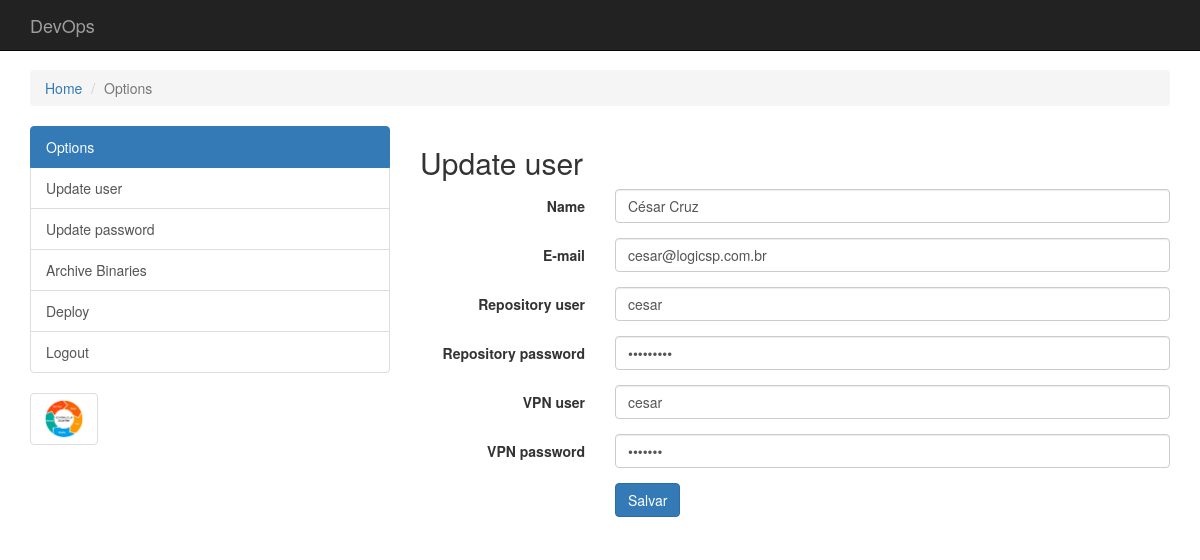
The page /update_user/ (signed in) on the database its author committed.
### accounts/models.py (models this page shows, shortened)
class User(AbstractBaseUser, PermissionsMixin):
    username = models.CharField(
        'Nickname / User', max_length=30, unique=True, validators=[
            validators.RegexValidator(
                re.compile('^[\w.@+-]+$'),
                'Enter a valid username.'
                'This value must contain only letters, numbers '
                'and the characters: @/./+/-/_ .'
                , 'invalid'
            )
        ], help_text='A short name that will be used to uniquely identify'
    )
    name = models.CharField('Name', max_length=100, blank=True)
    email = models.EmailField('E-mail', unique=True)
    is_staff = models.BooleanField('Team', default=False)
    is_active = models.BooleanField('Active', default=True)
    date_joined = models.DateTimeField('Entry date', auto_now_add=True)
    repository_user = models.CharField('Repository user', max_length=100, blank=True)
    repository_password = models.CharField('Repository password', max_length=100, blank=True)
    vpn_user = models.CharField('VPN user', max_length=100, blank=True)
    vpn_password = models.CharField('VPN password', max_length=100, blank=True)
    USERNAME_FIELD = 'username'
    REQUIRED_FIELDS = ['email']
    objects = UserManager()
    class Meta:
        verbose_name = 'User'
        verbose_name_plural = 'Users'

### accounts/views.py (the view)
class UpdateUserView(LoginRequiredMixin, UpdateView):
    model = User
    template_name = 'accounts/update_user.html'
    fields = ['name', 'email', 'repository_user', 'repository_password', 'vpn_user', 'vpn_password']
    success_url = reverse_lazy('accounts:index')
    def get_object(self):
        return self.request.user
    def get_form(self, form_class=None):
        form = super(UpdateUserView, self).get_form(form_class)
        form.fields['repository_password'].widget = forms.PasswordInput(render_value=True)
        form.fields['vpn_password'].widget = forms.PasswordInput(render_value=True)
        return form

### accounts/templates/accounts/update_user.html (shortened to what this page needs)
{% extends "accounts/index.html" %}
{% load widget_tweaks %}
{% block accounts_container %}
    <h2>Update user</h2>
    <form class="form-horizontal" action="" method="post">
        <fieldset>
            {% for field in form %}
            <div class="form-group{% if field.errors %} has-error{% endif %}">
              <label for="{{ field.auto_id }}" class="col-md-3 control-label">{{ field.label }}</label>
              <div class="col-md-9">
                {% render_field field class='form-control' %}
              </div>
            </div>
            {% endfor %}
            <div class="form-group">
              <div class="col-md-9 col-md-offset-3">
                <button type="submit" class="btn btn-primary">Salvar</button>
              </div>
            </div>
        </fieldset>
    </form>
{% endblock %}

### continuousdelivery/static/css/heroic-features.css (style rules this page uses)
body { padding-top: 70px; }

### rows shown on the page
User: name "César Cruz" "cesar@logicsp.com.br" "cesar" "cesar"

### other values the page prints
{{ field.label }} "Name" "E-mail" "Repository user" "Repository password" "VPN user" "VPN password"
